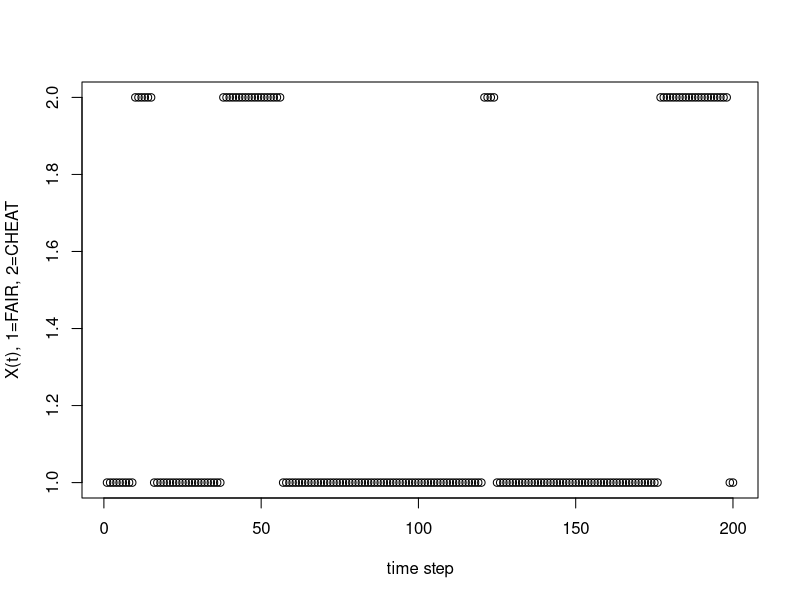
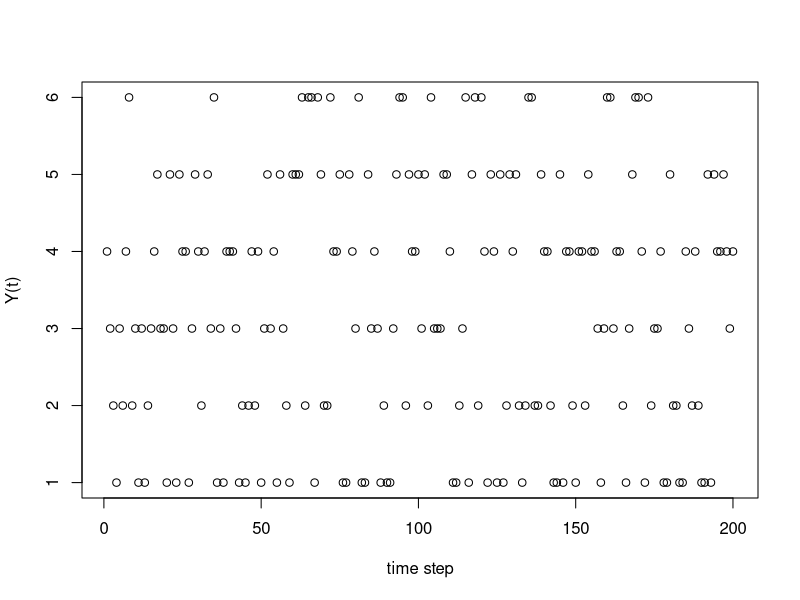
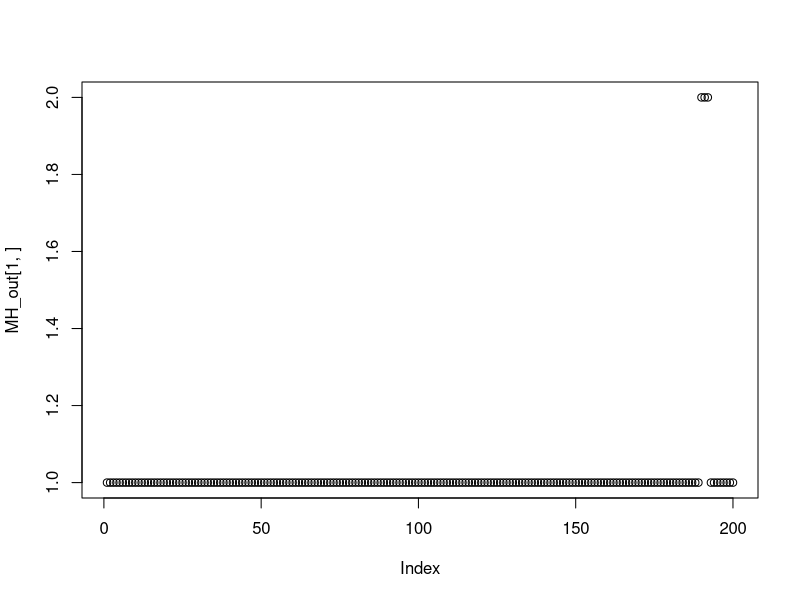
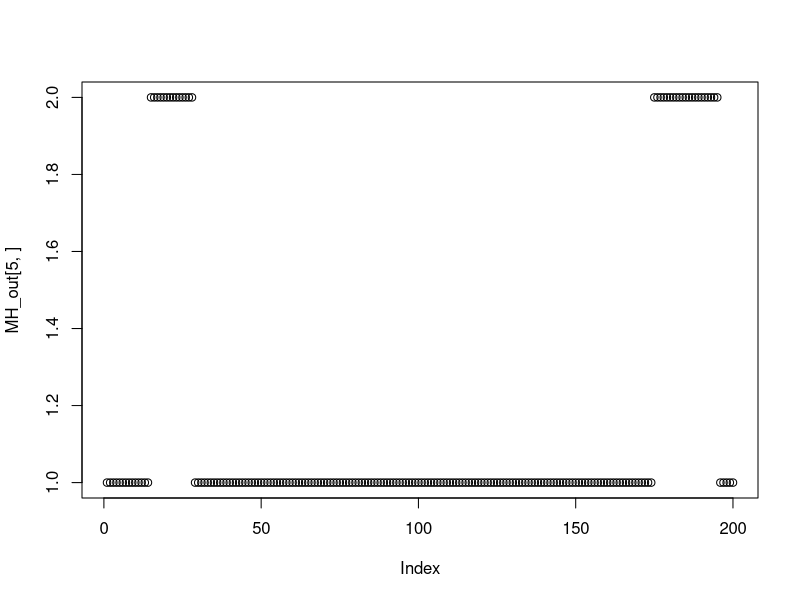

These figures' R source, in order: (Note: a time limit stopped this script after it produced the figures.)
## ---- chunk 1
library(dplyr, quietly = T)
library(plyr, quietly = T)
library(ggplot2, quietly = T)
## ---- chunk 2
# this function samples arbitrary discrete state HMM
# M is the transition matrix of the hidden chain (X(t))
# g is a matrix, the ith column of g gives g_i(Y) - P(Y | X=i)
SampleCasino <- function(M, g, start_X, time_steps)
{
  n <- nrow(M)
  m <- nrow(g)
  
  # first simulate the hidden chain
  X <- rep(0, time_steps)
  X[1] <- start_X
  for (i in 2:time_steps) 
    X[i] <- sample.int(n, 1, prob=M[X[i-1],])
  
  # now sample the observed states
  Y <- sapply(1:time_steps, function(t) {
    X_state <- X[t]
    sample.int(m, 1, prob=g[,X_state])
  })
    
  return (list(X=X, Y=Y))
}
## ---- chunk 3
M <- matrix(c(.95, .05, .05, .95), byrow=T, nrow=2)
M
g1 <- rep(1/6,6)
g2 <- c(rep((1 - 1/50)/5, 5), 1/50)
g <- matrix(c(g1, g2), ncol=2)
g
# check!
rowSums(M)
colSums(g)

set.seed(123456)
XY_sample <- SampleCasino(M, g, start_X=1, time_steps=200)
plot(XY_sample$X, xlab="time step", ylab="X(t), 1=FAIR, 2=CHEAT")
plot(XY_sample$Y, xlab="time step", ylab="Y(t)")
## ---- chunk 4
# returns MH_ratio.  The variable i is
# the index of the flipped state, all other
# values are equal in X, pX.  
MH_ratio <- function(X, pX, i, theta)
{
  M <- theta$M
  Y <- theta$Y
  g <- theta$g
  n <- length(X)
  
  
  if (i != 1 & i != n) {
    MH_numerator <- M[pX[i-1],pX[i]]*M[pX[i],pX[i+1]]*g[Y[i],pX[i]]
    MH_denominator <- M[X[i-1],X[i]]*M[X[i],X[i+1]]*g[Y[i],X[i]]
  } else if (i==1) {
    MH_numerator <- M[pX[i],pX[i+1]]*g[Y[i],pX[i]]
    MH_denominator <- M[X[i],X[i+1]]*g[Y[i],X[i]]
  } else {
    MH_numerator <- M[pX[i-1],pX[i]]*g[Y[i],pX[i]]
    MH_denominator <- M[X[i-1],X[i]]*g[Y[i],X[i]]
  }
  
  return (MH_numerator/MH_denominator)
}


MH <- function(start_X, theta, MH_time_steps, thinning_increment=1000)
{
  X <- start_X
  n <- length(X)
  
  path_m <- matrix(0, nrow=round(MH_time_steps/thinning_increment), ncol=n)
  path_counter <- 1
  
  for (i in 1:MH_time_steps) {
    # store every 1000th
    if (i %% thinning_increment == 0) {
      path_m[path_counter,] <- X
      path_counter <- path_counter + 1
    }
    
    # create proposal
    p_X <- X
    flip_ind <- sample.int(n,1)
    p_X[flip_ind] <- 3 - p_X[flip_ind]
    
    # accept-reject (proposal is symmetric so is left out of MH ratio)
    # stationary_dist return log
    if (runif(1) < MH_ratio(X, p_X, flip_ind, theta))
      X <- p_X
  }
  
  return(path_m)
}


# test the Metropolis-Hastings chain
start_X <- rep(1, 200)

# I defined these above, here I'm just rewriting
M <- matrix(c(.95, .05, .05, .95), byrow=T, nrow=2)
M
g1 <- rep(1/6,6)
g2 <- c(rep((1 - 1/50)/5, 5), 1/50)
g <- matrix(c(g1, g2), ncol=2)
g

theta <- list(M=M, g=g, Y=XY_sample$Y)
# test the chain, the thinning increment determines how often
# to store the state of the MH chain. I don't store every time
# step because the chain changes very slowly and it would take too
# much memory.
MH_out <- MH(start_X, theta, 5000, thinning_increment=1000)
dim(MH_out)

# look at start and end states
plot(MH_out[1,])
plot(MH_out[5,])
## ---- chunk 5
MH_out <- MH(start_X, theta, 1E9, thinning_increment=10000)
## ---- chunk 6
plot(MH_out[90000,])
## ---- chunk 7
cheating_prob <- colMeans(MH_out[30000:100000,]==2)
plot(cheating_prob, xlab="time step", ylab="P(X(t)=C|data)", type="l",
     ylim=c(0,1.2))
points(cheating_prob, col="black", cex=.5)
points(XY_sample$X-1, col="red")
# put down die rolls of 6
die_6 <- which(XY_sample$Y==6) 
points(die_6, rep(1.1, length(die_6)), col="green")
